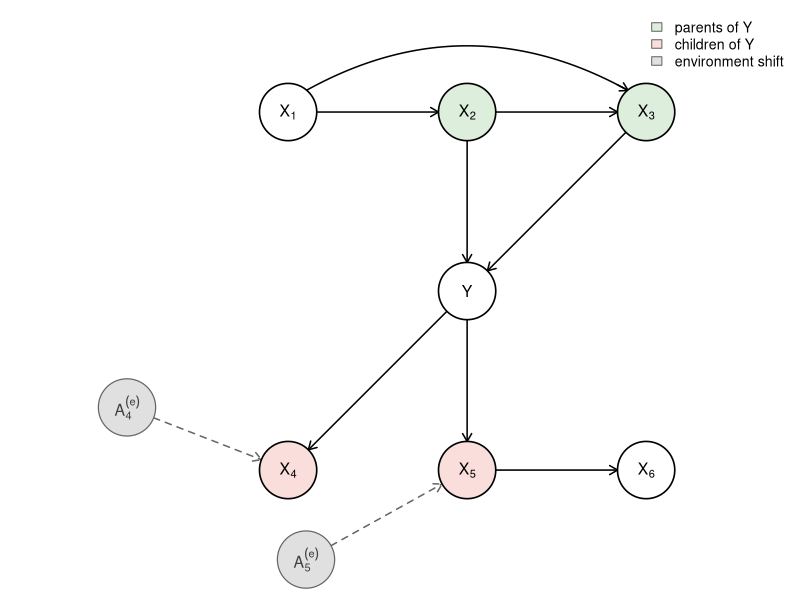
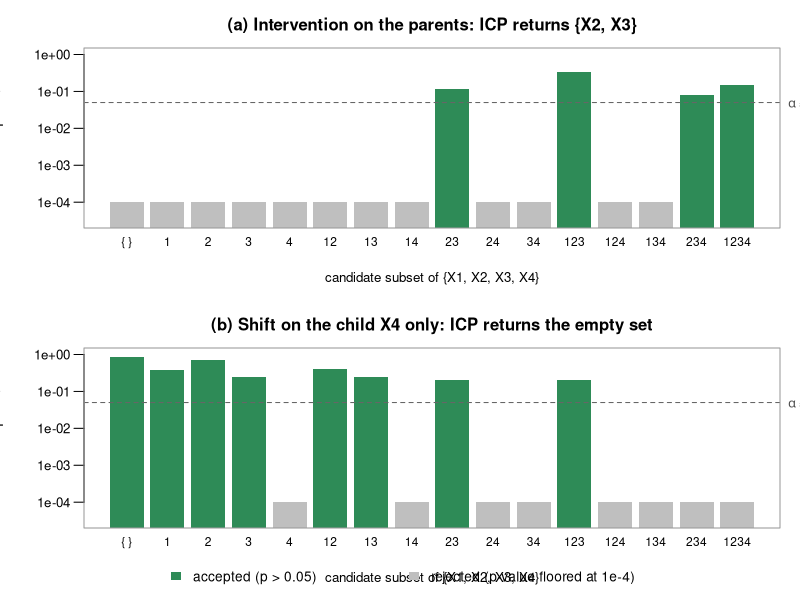
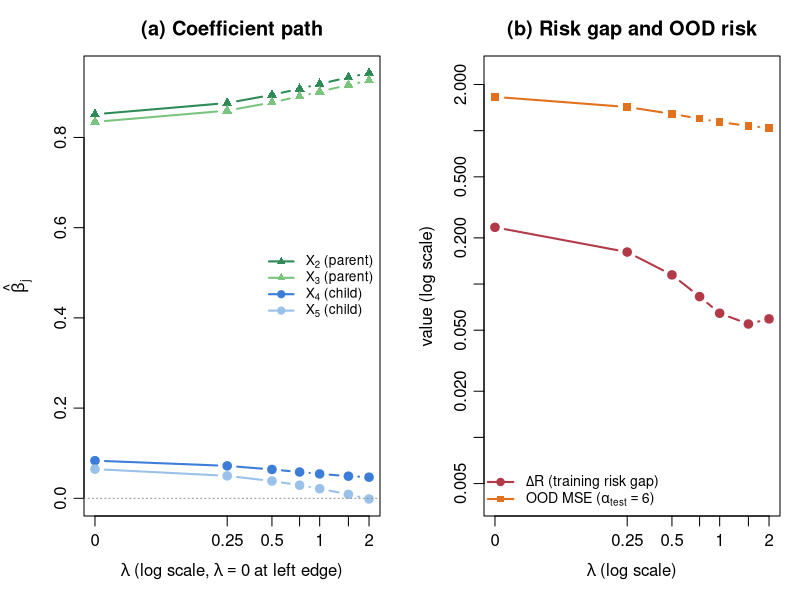
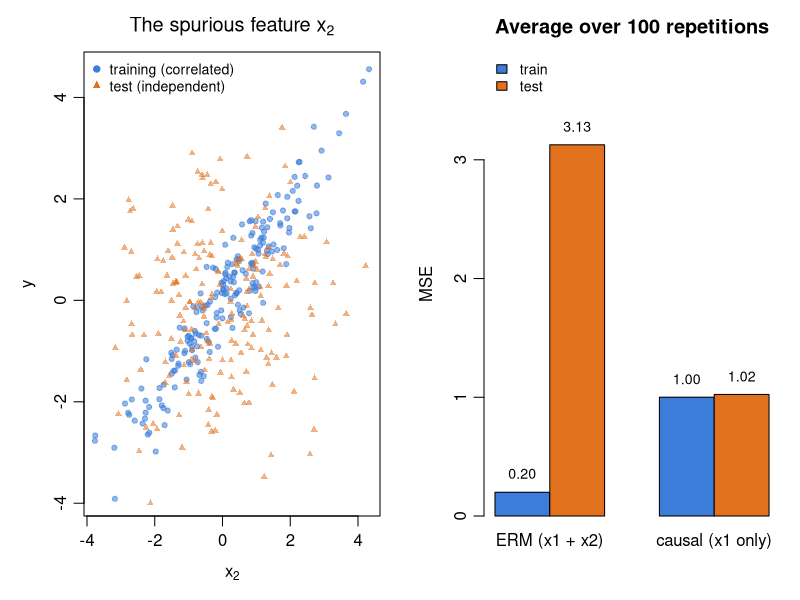
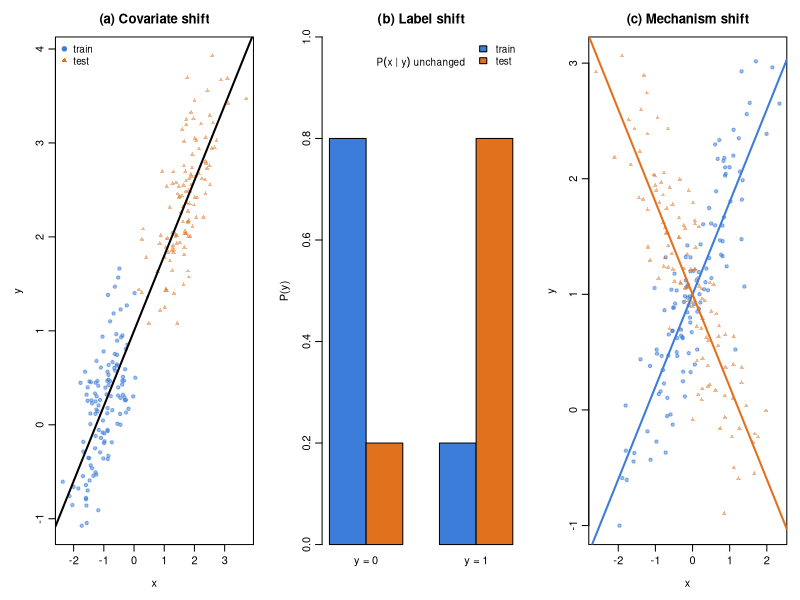

Generate these figures, in order, with R:
# ============================================================
#   Fig 1: DAG 
#   Fig 2: ICP over combinations of variables in 4 variable SEM
#   Fig 3: CR lambda path (coefficient path and rick gap and OOD risk)
#   Fig 4: Spurious variables (scatter plot, MSE plot)
#   Fig 5: Types of shifts
# ============================================================


## ── FIG 1 DAG PLOT ──────────────────────────────────────────────────────────
draw_node <- function(x, y, lab, fill = "white", r = 0.16, shaded = FALSE) {
  symbols(x, y, circles = r, inches = FALSE, add = TRUE,
          bg = fill, fg = if (shaded) "grey40" else "black",
          lwd = if (shaded) 1.2 else 1.6)
  text(x, y, lab, cex = 0.95, col = if (shaded) "grey25" else "black")
}
draw_edge <- function(x1, y1, x2, y2, r = 0.16, dashed = FALSE) {
  d <- sqrt((x2-x1)^2 + (y2-y1)^2)
  sx <- x1 + (x2-x1)*r/d; sy <- y1 + (y2-y1)*r/d
  ex <- x2 - (x2-x1)*r/d; ey <- y2 - (y2-y1)*r/d
  arrows(sx, sy, ex, ey, length = 0.09, lwd = 1.5,
         lty = if (dashed) 2 else 1, col = if (dashed) "grey40" else "black")
}
figC <- function() {
  par(mar = c(0.5, 0.5, 0.5, 0.5))
  plot(NA, xlim = c(-1.35, 2.6), ylim = c(-0.55, 2.45), axes = FALSE,
       xlab = "", ylab = "", asp = 1)
  cP <- "#DDEEDC"; cC <- "#F9DEDC"; cN <- "white"; cA <- "grey88"
  # edges first
  draw_edge(0,2, 1,2); draw_edge(1,2, 2,2)
  # X1 -> X3 as a curved arc above the top row (avoids passing through X2)
  tt <- seq(0, 1, length.out = 60)
  bx <- (1-tt)^2*0.10 + 2*tt*(1-tt)*1.0 + tt^2*1.90
  by <- (1-tt)^2*2.12 + 2*tt*(1-tt)*2.62 + tt^2*2.12
  lines(bx, by, lwd = 1.5)
  arrows(bx[58], by[58], bx[60], by[60], length = 0.09, lwd = 1.5)
  draw_edge(1,2, 1,1); draw_edge(2,2, 1,1)
  draw_edge(1,1, 0,0); draw_edge(1,1, 1,0)
  draw_edge(1,0, 2,0)
  draw_edge(-0.9,0.35, 0,0, dashed = TRUE)
  draw_edge(0.1,-0.5, 1,0, dashed = TRUE)   # wait, A5 placed below-left of X5
  # nodes
  draw_node(0,2, expression(X[1]), cN)
  draw_node(1,2, expression(X[2]), cP)
  draw_node(2,2, expression(X[3]), cP)
  draw_node(1,1, expression(Y),    cN)
  draw_node(0,0, expression(X[4]), cC)
  draw_node(1,0, expression(X[5]), cC)
  draw_node(2,0, expression(X[6]), cN)
  draw_node(-0.9,0.35, expression(A[4]^{(e)}), cA, shaded = TRUE)
  draw_node(0.1,-0.5,  expression(A[5]^{(e)}), cA, shaded = TRUE)
  legend("topright",
         legend = c("parents of Y", "children of Y", "environment shift"),
         fill = c(cP, cC, cA), bty = "n", cex = 0.85, border = "grey40")
}
pdf("fig_dag.pdf", width = 6.4, height = 4.9); figC(); dev.off()



set.seed(1)

## ── small SEM (ancestor X1, parents X2 X3, child X4) ──
gen_small <- function(n, shift_on = c("parents", "child"), alpha, seed) {
  # env with alpha = 0 is observational; alpha > 0 applies noise
  # interventions (mean + variance) to the parents' equations, or a mean
  # shift to the child, depending on shift_on.
  set.seed(seed)
  shift_on <- match.arg(shift_on)
  int_par <- (shift_on == "parents" && alpha > 0)
  a4 <- if (shift_on == "child") alpha else 0
  X1 <- rnorm(n)
  X2 <- X1 + (if (int_par) rnorm(n, alpha, 3) else rnorm(n))
  X3 <- X1 + X2 + (if (int_par) rnorm(n, alpha, 3) else rnorm(n))
  Y  <- X2 + X3 + rnorm(n)
  X4 <- Y + a4 + rnorm(n, 0, 1.5)
  data.frame(X1, X2, X3, X4, Y)
}

## ── FIG 2 PLOT ICP over all 16 subsets ─────────────────────────────────────────
icp_pvalue <- function(S, d1, d2) {
  d  <- rbind(d1, d2); env <- rep(1:2, c(nrow(d1), nrow(d2)))
  if (length(S) == 0) r <- d$Y - mean(d$Y)
  else r <- resid(lm(Y ~ ., data = d[, c(S, "Y"), drop = FALSE]))
  p_t <- t.test(r[env == 1], r[env == 2])$p.value
  p_f <- var.test(r[env == 1], r[env == 2])$p.value
  min(1, 2 * min(p_t, p_f))          # Bonferroni combination
}
vars <- c("X1", "X2", "X3", "X4")
subsets <- unlist(lapply(0:4, function(k) combn(vars, k, simplify = FALSE)),
                  recursive = FALSE)
sub_lab <- sapply(subsets, function(S)
  if (length(S) == 0) "{ }" else paste(sub("X", "", S), collapse = ""))

run_icp <- function(shift_on, alpha = 2, n = 2000, seed = 11) {
  d1 <- gen_small(n, shift_on, 0,     seed)
  d2 <- gen_small(n, shift_on, alpha, seed + 1)
  sapply(subsets, icp_pvalue, d1 = d1, d2 = d2)
}
p_anc  <- run_icp("parents")
p_chld <- run_icp("child", alpha = 4)
acc_anc  <- p_anc  > 0.05
acc_chld <- p_chld > 0.05
inter <- function(acc) {
  A <- subsets[acc]
  if (!length(A)) return(character(0))
  Reduce(intersect, A)
}
cat("parent-intervention accepted:", paste(sub_lab[acc_anc], collapse = " "), "\n")
cat("  intersection:", paste(inter(acc_anc), collapse = ","), "\n")
cat("child-shift accepted:", paste(sub_lab[acc_chld], collapse = " "), "\n")
cat("  intersection:", if (length(inter(acc_chld))) paste(inter(acc_chld), collapse=",") else "(empty)", "\n")

figE <- function() {
  par(mfrow = c(2, 1), mar = c(3.6, 4.2, 2.4, 1), mgp = c(2.3, 0.7, 0))
  for (panel in 1:2) {
    pv  <- if (panel == 1) p_anc else p_chld
    acc <- pv > 0.05
    ttl <- if (panel == 1)
      "(a) Intervention on the parents: ICP returns {X2, X3}"
    else
      "(b) Shift on the child X4 only: ICP returns the empty set"
    cols <- ifelse(acc, "#2E8B57", "grey75")
    bp <- barplot(pmax(pv, 1e-4), log = "y", col = cols, border = NA,
                  names.arg = NA, axes = FALSE,
                  ylab = "", main = ttl, cex.main = 1.0,
                  ylim = c(2e-5, 1.5))

    axis(2, at = 10^(0:-4), labels = c("1e+00", "1e-01", "1e-02", "1e-03", "1e-04"),
         las = 1, cex.axis = 0.8)
    mtext("invariance p-value", side = 2, line = 4.0, cex = 0.9)

    axis(1, at = bp, labels = sub_lab, las = 1, cex.axis = 0.72,
         tick = FALSE, line = -0.6)
    mtext("candidate subset of {X1, X2, X3, X4}", side = 1, line = 1.9, cex = 0.8)

    abline(h = 0.05, lty = 2, col = "grey40")
    mtext(expression(alpha ~ "=" ~ 0.05), side = 4, at = 0.05, las = 1,
          line = 0.4, cex = 0.78, col = "grey30")
    box(col = "grey60")
  }
  par(fig = c(0, 1, 0, 1), oma = c(0, 0, 0, 0), mar = c(0, 0, 0, 0), new = TRUE)
  plot(0, 0, type = "n", axes = FALSE, xlab = "", ylab = "")
  legend("bottom", horiz = TRUE, inset = c(0, 0.012),
         legend = c("accepted (p > 0.05)", "rejected (p-value floored at 1e-4)"),
         fill = c("#2E8B57", "grey75"), border = NA, bty = "n", cex = 0.82,
         xpd = NA)
}
pdf("fig_13_icp.pdf", width = 9.5, height = 6.6); figE(); dev.off()

## ── FIG 3 causal regularization lambda path ───────────────────────────────
# Fixed-environment CR, WRD solve WITHOUT clipping, allowing negative weights.
cr_fit <- function(X, y, env, lambda) {
  # Worst-Risk Decomposition
  # solve both sign branches in closed form, return the sign-consistent solution (or one with the lower CR objective).
  n1 <- sum(env == 1); n2 <- sum(env == 2)
  w1 <- ifelse(env == 1, 1/n1, 0); w2 <- ifelse(env == 2, 1/n2, 0)
  obj <- function(beta) {
    r <- as.vector(y - X %*% beta)
    R1 <- sum(w1 * r^2); R2 <- sum(w2 * r^2)
    list(val = (R1 + R2) + lambda * abs(R1 - R2), s = sign(R1 - R2))
  }
  cand <- lapply(c(-1, 1), function(s) {
    v <- (1 + lambda * s) * w1 + (1 - lambda * s) * w2
    A <- t(X * v) %*% X + 1e-8 * diag(ncol(X))
    beta <- tryCatch(as.vector(solve(A, t(X * v) %*% y)),
                     error = function(e) rep(NA, ncol(X)))
    if (anyNA(beta)) return(NULL)
    o <- obj(beta); list(beta = beta, consistent = (o$s == s), val = o$val)
  })
  cand <- Filter(Negate(is.null), cand)
  cons <- Filter(function(c) c$consistent, cand)
  pick <- if (length(cons) == 1) cons[[1]]
          else cand[[which.min(sapply(cand, `[[`, "val"))]]
  pick$beta
}
# Full thesis SEM, mean shift on children between the two training envs
gen_env6 <- function(n, alpha, seed) {
  set.seed(seed)
  X1 <- rnorm(n); X2 <- X1 + rnorm(n); X3 <- X1 + X2 + rnorm(n)
  Y  <- X2 + X3 + rnorm(n)
  X4 <- Y + rnorm(n, alpha, 1) + rnorm(n, 0, 0.5)
  X5 <- Y + rnorm(n, alpha, 1) + rnorm(n, 0, 0.5)
  X6 <- X5 + rnorm(n, 0, 0.5)
  list(X = cbind(X1, X2, X3, X4, X5, X6), Y = Y)
}
lambdas <- c(0, 0.25, 0.5, 0.75, 1, 1.5, 2)
seeds <- 1:20
coef_arr <- array(NA, c(length(lambdas), 6, length(seeds)))
gap  <- matrix(NA, length(lambdas), length(seeds))
ood  <- matrix(NA, length(lambdas), length(seeds))
for (si in seq_along(seeds)) {
  e1 <- gen_env6(500, 0, seeds[si]); e2 <- gen_env6(500, 3, seeds[si] + 500)
  X <- rbind(e1$X, e2$X); y <- c(e1$Y, e2$Y); env <- rep(1:2, each = 500)
  te <- gen_env6(2000, 6, seeds[si] + 9000)
  for (li in seq_along(lambdas)) {
    b <- cr_fit(X, y, env, lambdas[li])
    coef_arr[li, , si] <- b
    r <- as.vector(y - X %*% b)
    gap[li, si] <- abs(mean(r[env == 1]^2) - mean(r[env == 2]^2))
    ood[li, si] <- mean((te$Y - te$X %*% b)^2)
  }
}
cm <- apply(coef_arr, 1:2, mean)
cat("\nlambda-path (mean over 20 seeds):\n")
for (li in seq_along(lambdas))
  cat(sprintf("lam=%5.2f  b2=%.2f b3=%.2f b4=%.2f b5=%.2f  gap=%.3f  ood=%.2f\n",
      lambdas[li], cm[li,2], cm[li,3], cm[li,4], cm[li,5],
      mean(gap[li,]), mean(ood[li,])))

figF <- function() {
  par(mfrow = c(1, 2), mar = c(4.2, 4.2, 2.8, 1), mgp = c(2.4, 0.7, 0))
  lx <- lambdas + 0.05                       # shift for log axis (lambda=0)
  # (a) coefficient paths
  matplot(lx, cm[, c(2,3,4,5)], type = "b", log = "x", lwd = 2, lty = 1,
          pch = c(17,17,19,19), col = c("#2E8B57","#7BC47F","#3B7DD8","#9AC1EA"),
          xlab = expression(lambda ~ "(log scale," ~ lambda==0 ~ "at left edge)"),
          ylab = expression(hat(beta)[j]), main = "(a) Coefficient path",
          xaxt = "n")
  axis(1, at = lambdas + 0.05, labels = lambdas)
  abline(h = c(0, 1), lty = 3, col = "grey55")
  legend("right", c(expression(X[2] ~ "(parent)"), expression(X[3] ~ "(parent)"),
                    expression(X[4] ~ "(child)"),  expression(X[5] ~ "(child)")),
         col = c("#2E8B57","#7BC47F","#3B7DD8","#9AC1EA"),
         pch = c(17,17,19,19), lwd = 2, bty = "n", cex = 0.82)
  # (b) risk gap and OOD risk
  plot(lx, apply(gap, 1, mean), type = "b", log = "xy", pch = 19, lwd = 2,
       col = "#B23A48", xaxt = "n",
       ylim = range(c(gap, ood)) * c(0.8, 1.2),
       xlab = expression(lambda ~ "(log scale)"),
       ylab = "value (log scale)", main = "(b) Risk gap and OOD risk")
  lines(lx, apply(ood, 1, mean), type = "b", pch = 15, lwd = 2, col = "#E2711D")
  axis(1, at = lambdas + 0.05, labels = lambdas)
  legend("bottomleft",
         c(expression(Delta * R ~ "(training risk gap)"),
           expression("OOD MSE (" * alpha[test] == 6 * ")")),
         col = c("#B23A48", "#E2711D"), pch = c(19, 15), lwd = 2,
         bty = "n", cex = 0.85)
}
pdf("fig_13_crpath.pdf", width = 9.5, height = 4); figF(); dev.off()


## ── FIG 4 causal vs spurious ───────────────────────────────

set.seed(1)

# x1 causes y. x2 is a noisy copy of y in TRAINING only (spurious, like a
# child of Y in the SEM). At test time x2 is independent noise.
run_once <- function(seed, n = 200) {
  set.seed(seed)
  x1 <- rnorm(n); y <- x1 + rnorm(n)
  x2 <- y + rnorm(n, 0, 0.5)                 # spurious: correlated via y
  x1t <- rnorm(n); yt <- x1t + rnorm(n)
  x2t <- rnorm(n, 0, sd(x2))                 # test: same scale, independent
  f_both   <- lm(y ~ x1 + x2)
  f_causal <- lm(y ~ x1)
  c(b1 = unname(coef(f_both)["x1"]), b2 = unname(coef(f_both)["x2"]),
    tr_both   = mean(resid(f_both)^2),
    te_both   = mean((yt - predict(f_both,   data.frame(x1=x1t, x2=x2t)))^2),
    tr_causal = mean(resid(f_causal)^2),
    te_causal = mean((yt - predict(f_causal, data.frame(x1=x1t)))^2))
}
res <- t(sapply(1:100, run_once))
m <- colMeans(res)
cat(sprintf("coef x1 = %.2f | coef x2 = %.2f\n", m["b1"], m["b2"]))
cat(sprintf("ERM both   : train %.2f  test %.2f\n", m["tr_both"], m["te_both"]))
cat(sprintf("causal only: train %.2f  test %.2f\n", m["tr_causal"], m["te_causal"]))

## ── spurious experiment ──────────────────────────────────────────
set.seed(7)
n <- 200
x1 <- rnorm(n); y <- x1 + rnorm(n); x2 <- y + rnorm(n, 0, 0.5)
x1t <- rnorm(n); yt <- x1t + rnorm(n); x2t <- rnorm(n, 0, sd(x2))

figB <- function() {
  par(mfrow = c(1, 2), mar = c(4.2, 4.2, 2.6, 1), mgp = c(2.4, 0.7, 0))
  # left: x2 vs y, train vs test
  plot(x2, y, pch = 19, col = adjustcolor("#3B7DD8", 0.55), cex = 0.7,
       xlab = expression(x[2]), ylab = "y",
       main = expression("The spurious feature " * x[2]))
  points(x2t, yt, pch = 17, col = adjustcolor("#E2711D", 0.55), cex = 0.7)
  legend("topleft", c("training (correlated)", "test (independent)"),
         pch = c(19, 17), col = c("#3B7DD8", "#E2711D"), bty = "n", cex = 0.85)
  # right: MSE bars
  bars <- matrix(c(m["tr_both"], m["te_both"], m["tr_causal"], m["te_causal"]),
                 nrow = 2)
  bp <- barplot(bars, beside = TRUE, names.arg = c("ERM (x1 + x2)", "causal (x1 only)"),
                col = c("#3B7DD8", "#E2711D"), ylim = c(0, max(bars) * 1.25),
                ylab = "MSE", main = "Average over 100 repetitions")
  text(bp, bars + max(bars) * 0.05, sprintf("%.2f", bars), cex = 0.85)
  legend("topleft", c("train", "test"), fill = c("#3B7DD8", "#E2711D"),
         bty = "n", cex = 0.85)
}
pdf("fig_spurious.pdf", width = 9.5, height = 4); figB(); dev.off()


## ── FIG 5 shift taxonomy ───────────────────────────────────────────────
figA <- function() {
  par(mfrow = c(1, 3), mar = c(4.2, 4.2, 2.8, 1), mgp = c(2.4, 0.7, 0))
  set.seed(3)
  # (a) covariate shift: same line, different x regions
  xa <- rnorm(120, -1, 0.6); ya <- 1 + 0.8 * xa + rnorm(120, 0, 0.4)
  xb <- rnorm(120, 1.6, 0.6); yb <- 1 + 0.8 * xb + rnorm(120, 0, 0.4)
  plot(xa, ya, xlim = range(c(xa, xb)), ylim = range(c(ya, yb)),
       pch = 19, col = adjustcolor("#3B7DD8", 0.5), cex = 0.7,
       xlab = "x", ylab = "y", main = "(a) Covariate shift")
  points(xb, yb, pch = 17, col = adjustcolor("#E2711D", 0.5), cex = 0.7)
  abline(1, 0.8, lwd = 2)
  legend("topleft", c("train", "test"), pch = c(19, 17),
         col = c("#3B7DD8", "#E2711D"), bty = "n", cex = 0.9)
  # (b) label shift: P(y) changes, P(x|y) fixed
  set.seed(4)
  p_tr <- c(0.8, 0.2); p_te <- c(0.2, 0.8)
  bp <- barplot(rbind(p_tr, p_te), beside = TRUE,
                names.arg = c("y = 0", "y = 1"), ylim = c(0, 1),
                col = c("#3B7DD8", "#E2711D"), ylab = "P(y)",
                main = "(b) Label shift")
  legend("topright", c("train", "test"), fill = c("#3B7DD8", "#E2711D"),
         bty = "n", cex = 0.9)
  text(mean(bp), 0.95, expression(P(x ~ "|" ~ y) ~ "unchanged"), cex = 0.9)
  # (c) mechanism shift: the conditional itself changes
  set.seed(5)
  xc <- rnorm(120, 0, 0.9); yc <- 1 + 0.8 * xc + rnorm(120, 0, 0.4)
  xd <- rnorm(120, 0, 0.9); yd <- 1 - 0.8 * xd + rnorm(120, 0, 0.4)
  plot(xc, yc, xlim = range(c(xc, xd)), ylim = range(c(yc, yd)),
       pch = 19, col = adjustcolor("#3B7DD8", 0.5), cex = 0.7,
       xlab = "x", ylab = "y", main = "(c) Mechanism shift")
  points(xd, yd, pch = 17, col = adjustcolor("#E2711D", 0.5), cex = 0.7)
  abline(1, 0.8, lwd = 2, col = "#3B7DD8")
  abline(1, -0.8, lwd = 2, col = "#E2711D")
}
pdf("fig_taxonomy.pdf", width = 12, height = 3.9); figA(); dev.off()
